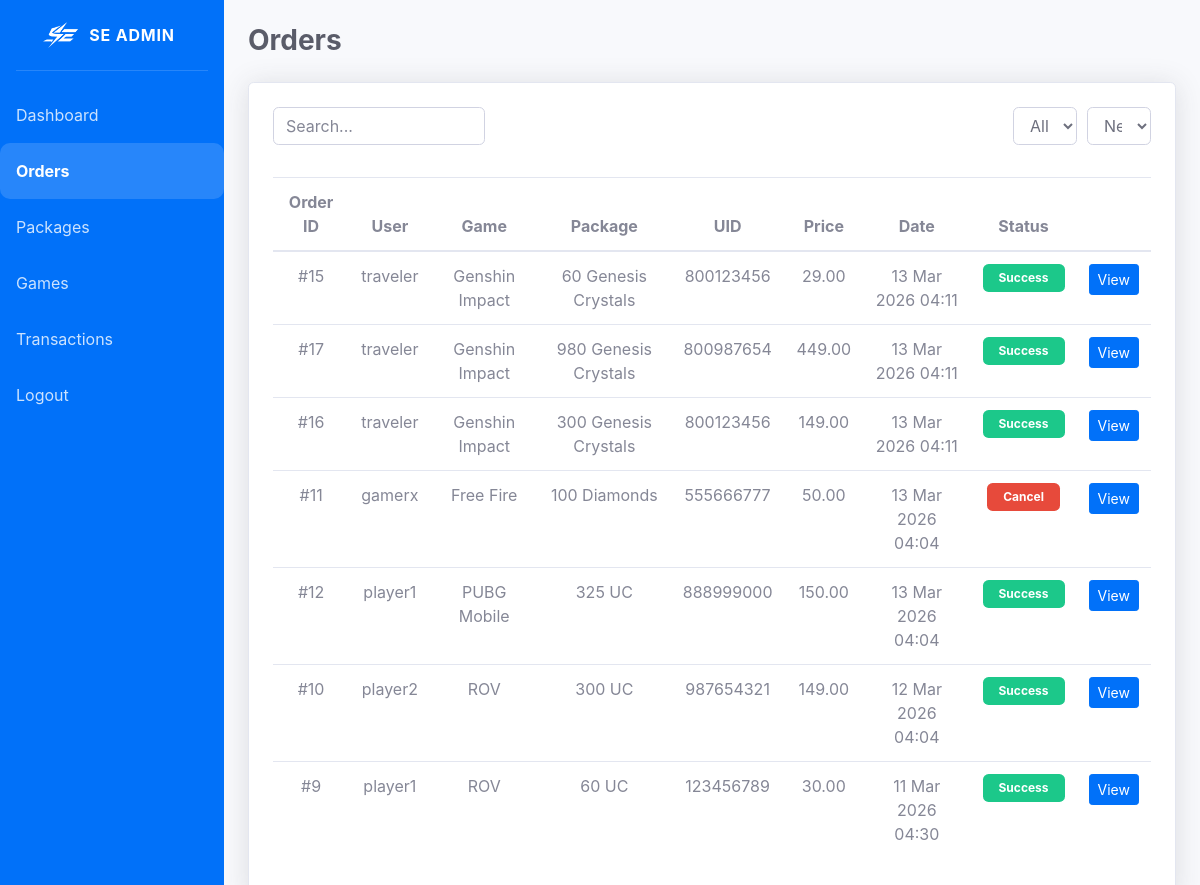
The app's page /admin/orders.php (signed in) with its own data.
### tables this page shows
CREATE TABLE `orders` (
  `id` int NOT NULL,
  `user_id` int NOT NULL,
  `package_id` int NOT NULL,
  `game_uid` varchar(100) NOT NULL,
  `status` enum('pending','success','cancel') DEFAULT 'pending',
  `created_at` timestamp NULL DEFAULT CURRENT_TIMESTAMP,
  `price` decimal(10,2) NOT NULL
);

CREATE TABLE `users` (
  `id` int NOT NULL,
  `username` varchar(50) NOT NULL,
  `password` varchar(255) NOT NULL,
  `email` varchar(100) DEFAULT NULL,
  `phone` varchar(20) DEFAULT NULL,
  `balance` decimal(10,2) DEFAULT '0.00',
  `created_at` timestamp NULL DEFAULT CURRENT_TIMESTAMP
);

CREATE TABLE `games` (
  `id` int NOT NULL,
  `name` varchar(100) NOT NULL,
  `image` varchar(255) DEFAULT NULL,
  `status` enum('ON','OFF') DEFAULT 'ON',
  `created_at` timestamp NULL DEFAULT CURRENT_TIMESTAMP
);

CREATE TABLE `packages` (
  `id` int NOT NULL,
  `game_id` int NOT NULL,
  `name` varchar(100) NOT NULL,
  `price` decimal(10,2) NOT NULL,
  `status` enum('ON','OFF') DEFAULT 'ON',
  `created_at` timestamp NULL DEFAULT CURRENT_TIMESTAMP
);

### admin/orders.php (the view, shortened to what this page needs)
<?php
require_once "../config/db.php";
$search   = $_GET['search'] ?? '';
$sort     = $_GET['sort'] ?? 'newest';
$sql = "
SELECT
    orders.id,
    users.username AS customer_name,
    orders.game_uid,
    orders.status,
    orders.created_at,
    packages.name AS package_name,
    orders.price,
    games.name AS game_name
FROM orders
JOIN users ON orders.user_id = users.id
JOIN packages ON orders.package_id = packages.id
JOIN games ON packages.game_id = games.id
WHERE 1=1
";
switch ($sort) {
    default:
        $sql .= " ORDER BY orders.created_at DESC";
}
$result = $conn->query($sql);
?>
  <?php include "partials/header.php"; ?>
  <?php include("partials/sidebar.php"); ?>
  <div id="content-wrapper" class="d-flex flex-column">
    <div id="content">
      <div class="container-fluid mt-4">
        <h1 class="h3 mb-4 font-weight-bold text-dark">
          Orders
        </h1>
        <div class="card shadow p-4">
          <div class="row mb-4">
              <div class="col-12">
                  <form method="GET" class="form-row align-items-center">
                      <div class="col-md-3 mb-2">
                          <input type="text"
                                name="search"
                                class="form-control"
                                placeholder="Search..."
                                value="<?= htmlspecialchars($search) ?>">
                      </div>
                      <div class="col-md-1 mb-2">
                          <select name="category"
                                  class="form-control"
                                  onchange="this.form.submit()">
                              <option value="">All Games</option>
                          </select>
                      </div>
                      <div class="col-md-1 mb-2">
                          <select name="sort"
                                  class="form-control"
                                  onchange="this.form.submit()">
                              <option value="newest" <?= ($sort == 'newest') ? 'selected' : '' ?>>Newest</option>
                          </select>
                      </div>
                  </form>
              </div>
          </div>
          <div class="table-responsive">
            <table class="table text-center">
              <thead>
                <tr>
                    <th>Order ID</th>
                    <th>User</th>
                    <th>Game</th>
                    <th>Package</th>
                    <th>UID</th>
                    <th>Price</th>
                    <th>Date</th>
                    <th>Status</th>
                    <th></th>
                </tr>
              </thead>
                <tbody>
                    <?php if ($result && $result->num_rows > 0): ?>
                        <?php while ($row = $result->fetch_assoc()): ?>
                            <?php
                            $statusClass = [
                                'pending' => 'warning',
                                'success' => 'success',
                                'cancel'  => 'danger'
                            ];
                            $badgeColor = $statusClass[strtolower($row['status'])] ?? 'secondary';
                            ?>
                            <tr>
                                <td>#<?= $row['id'] ?></td>
                                <td>
                                    <?= htmlspecialchars($row['customer_name']) ?>
                                </td>
                                <td>
                                    <?= htmlspecialchars($row['game_name']) ?>
                                </td>
                                <td>
                                    <?= htmlspecialchars($row['package_name']) ?>
                                </td>
                                <td>
                                    <?= htmlspecialchars($row['game_uid']) ?>
                                </td>
                                <td><?= number_format($row['price'], 2) ?></td>
                                <td>
                                <?= date("d M Y H:i", strtotime($row['created_at'])) ?>
                                </td>
                                <td>
                                    <span class="badge badge-<?= $badgeColor ?> px-3 py-2 text-capitalize">
                                        <?= $row['status'] ?>
                                    </span>
                                </td>
                                <td>
                                    <button class="btn btn-sm btn-primary"
                                            data-toggle="modal"
                                            data-target="#statusModal"
                                            data-id="<?= $row['id'] ?>"
                                            data-status="<?= $row['status'] ?>">
                                        View
                                    </button>
                                </td>
                            </tr>
                        <?php endwhile; ?>
                    <?php endif; ?>
                </tbody>
            </table>
          </div>
        </div>
      </div>
    </div>
<?php include "partials/footer.php"; ?>

### admin/css/custom.css (style rules this page uses)
:root { --main-blue: #0171F9; }
.btn-primary { background-color: var(--main-blue) !important; border-color: var(--main-blue) !important; }

### records on screen
orders: id "15", user.username "traveler", games.name "Genshin Impact", package.name "60 Genesis Crystals", game_uid "800123456", price "29.00", created_at "13 Mar 2026 04:11", status "Success"
orders: id "17", user.username "traveler", games.name "Genshin Impact", package.name "980 Genesis Crystals", game_uid "800987654", price "449.00", created_at "13 Mar 2026 04:11", status "Success"
orders: id "16", user.username "traveler", games.name "Genshin Impact", package.name "300 Genesis Crystals", game_uid "800123456", price "149.00", created_at "13 Mar 2026 04:11", status "Success"
orders: id "11", user.username "gamerx", games.name "Free Fire", package.name "100 Diamonds", game_uid "555666777", price "50.00", created_at "13 Mar 2026 04:04", status "Cancel"
orders: id "12", user.username "player1", games.name "PUBG Mobile", package.name "325 UC", game_uid "888999000", price "150.00", created_at "13 Mar 2026 04:04", status "Success"
orders: id "10", user.username "player2", games.name "ROV", package.name "300 UC", game_uid "987654321", price "149.00", created_at "12 Mar 2026 04:04", status "Success"
orders: id "9", user.username "player1", games.name "ROV", package.name "60 UC", game_uid "123456789", price "30.00", created_at "11 Mar 2026 04:30", status "Success"
